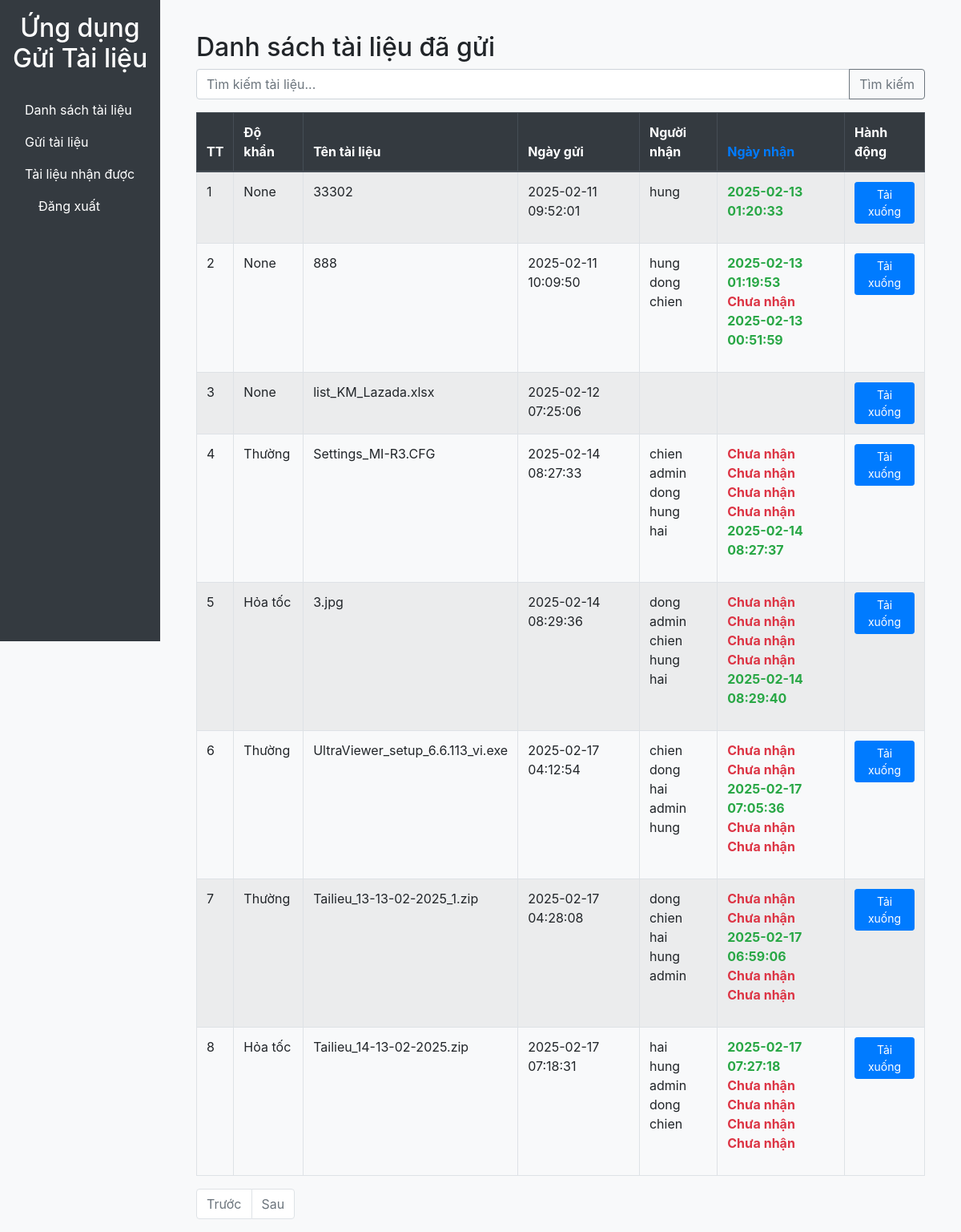
The app's page / (signed in) with its own data.
### app/models.py (models this page shows, shortened)
class File(db.Model):
    id = db.Column(db.Integer, primary_key=True)
    name = db.Column(db.String(255), index=True)
    file_path = db.Column(db.String(255))
    uploaded_at = db.Column(db.DateTime, default=datetime.utcnow, index=True)
    urgency = db.Column(db.String(20), index=True)
    uploaded_by_id = db.Column(db.Integer, db.ForeignKey('user.id'))
    uploaded_by = db.relationship('User', backref='uploaded_files')

class User(UserMixin, db.Model):
    id = db.Column(db.Integer, primary_key=True)
    username = db.Column(db.String(64), index=True, unique=True)
    password_hash = db.Column(db.String(128))
    is_admin = db.Column(db.Boolean, default=False)
    groups = db.relationship('Group', secondary=user_groups, back_populates='users')

class FileRecipient(db.Model):
    id = db.Column(db.Integer, primary_key=True)
    file_id = db.Column(db.Integer, db.ForeignKey('file.id'), index=True)
    recipient_id = db.Column(db.Integer, db.ForeignKey('user.id'), index=True)
    is_read = db.Column(db.Boolean, default=False, index=True)
    read_at = db.Column(db.DateTime, nullable=True)
    file = db.relationship('File', backref='recipients')
    recipient = db.relationship('User', backref='received_files')

### app/routes.py (the view)
@bp.route('/')
@login_required
def file_list():
    search_query = request.args.get('search', '')
    page = request.args.get('page', 1, type=int)
    per_page = 10
    files_query = File.query.filter(File.uploaded_by == current_user)
    if search_query:
        files_query = files_query.filter(File.name.ilike(f'%{search_query}%'))
    files = files_query.paginate(page, per_page, False)
    file_data = []
    for file in files.items:
        recipients = FileRecipient.query.filter_by(file_id=file.id).all()
        recipient_list = [{'username': recipient.recipient.username, 'read_at': recipient.read_at} for recipient in
                          recipients]
        file_data.append({
            'id': file.id,
            'urgency': file.urgency,
            'name': file.name,
            'uploaded_at': file.uploaded_at,
            'recipients': recipient_list
        })
    next_url = url_for('routes.file_list', page=files.next_num, search=search_query) if files.has_next else None
    prev_url = url_for('routes.file_list', page=files.prev_num, search=search_query) if files.has_prev else None
    return render_template('file_list.html', files=file_data, search_query=search_query, next_url=next_url,
                           prev_url=prev_url)

### app/models.py (called while the page is built)
@login.user_loader
def load_user(id):
    return User.query.get(int(id))

### app/templates/file_list.html
{% extends 'base.html' %}
{% block content %}
<div class="container mt-4">
    <h2>Danh sách tài liệu đã gửi</h2>
    <form method="get" action="{{ url_for('routes.file_list') }}">
        <div class="input-group mb-3">
            <input type="text" name="search" class="form-control" placeholder="Tìm kiếm tài liệu..." value="{{ search_query }}">
            <div class="input-group-append">
                <button class="btn btn-outline-secondary" type="submit">Tìm kiếm</button>
            </div>
        </div>
    </form>
    <table class="table table-bordered table-striped table-hover">
        <thead class="thead-dark">
            <tr>
                <th>TT</th>
                <th>Độ khẩn</th>
                <th>Tên tài liệu</th>
                <th>Ngày gửi</th>
                <th>Người nhận</th>
                <th class="text-primary">Ngày nhận</th>
                <th>Hành động</th>
            </tr>
        </thead>
        <tbody>
            {% for file in files %}
            <tr>
                <td>{{ loop.index + (request.args.get('page', 1, type=int) - 1) * 10 }}</td>
                <td>{{ file.urgency }}</td>
                <td>{{ file.name }}</td>
                <td>{{ file.uploaded_at.strftime('%Y-%m-%d %H:%M:%S') }}</td>
                <td>
                    <ul class="list-unstyled">
                        {% for recipient in file.recipients %}
                        <li>{{ recipient.username }}</li>
                        {% endfor %}
                    </ul>
                </td>
                <td>
                    <ul class="list-unstyled">
                        {% for recipient in file.recipients %}
                        <li class="{{ 'text-danger font-weight-bold' if not recipient.read_at else 'text-success font-weight-bold' }}">
                            {{ recipient.read_at.strftime('%Y-%m-%d %H:%M:%S') if recipient.read_at else 'Chưa nhận' }}
                        </li>
                        {% endfor %}
                    </ul>
                </td>
                <td>
                    <a href="{{ url_for('routes.download_file', file_id=file.id) }}" class="btn btn-primary btn-sm">Tải xuống</a>
                </td>
            </tr>
            {% endfor %}
        </tbody>
    </table>
    <nav>
        <ul class="pagination">
            {% if prev_url %}
            <li class="page-item">
                <a class="page-link" href="{{ prev_url }}">Trước</a>
            </li>
            {% else %}
            <li class="page-item disabled">
                <a class="page-link" href="#">Trước</a>
            </li>
            {% endif %}
            {% if next_url %}
            <li class="page-item">
                <a class="page-link" href="{{ next_url }}">Sau</a>
            </li>
            {% else %}
            <li class="page-item disabled">
                <a class="page-link" href="#">Sau</a>
            </li>
            {% endif %}
        </ul>
    </nav>
</div>
{% endblock %}

### app/static/css/admin.css (style rules this page uses)
body { background-color: #f8f9fa; }
.table-striped tbody tr:nth-of-type(odd) { background-color: rgba(0,0,0,.05); }

### records on screen
File: urgency "None", name "33302", uploaded_at "2025-02-11 09:52:01"
User: username "hung", read_at "2025-02-13 01:20:33", read_at "2025-02-13 01:19:53", read_at "Chưa nhận"
File: urgency "None", name "888", uploaded_at "2025-02-11 10:09:50"
User: username "dong", read_at "Chưa nhận"
User: username "chien", read_at "2025-02-13 00:51:59", read_at "Chưa nhận"
File: urgency "None", name "list_KM_Lazada.xlsx", uploaded_at "2025-02-12 07:25:06"
File: urgency "Thường", name "Settings_MI-R3.CFG", uploaded_at "2025-02-14 08:27:33"
User: username "admin", read_at "Chưa nhận"
User: username "hai", read_at "2025-02-14 08:27:37", read_at "2025-02-14 08:29:40", read_at "2025-02-17 07:05:36", read_at "2025-02-17 06:59:06", read_at "2025-02-17 07:27:18"
File: urgency "Hỏa tốc", name "3.jpg", uploaded_at "2025-02-14 08:29:36"
File: urgency "Thường", name "UltraViewer_setup_6.6.113_vi.exe", uploaded_at "2025-02-17 04:12:54"
File: urgency "Thường", name "Tailieu_13-13-02-2025_1.zip", uploaded_at "2025-02-17 04:28:08"
File: urgency "Hỏa tốc", name "Tailieu_14-13-02-2025.zip", uploaded_at "2025-02-17 07:18:31"
